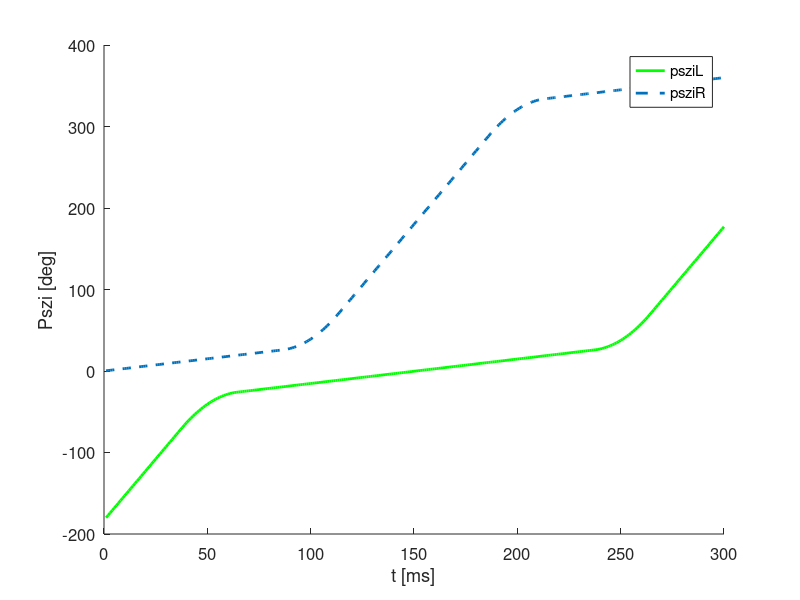
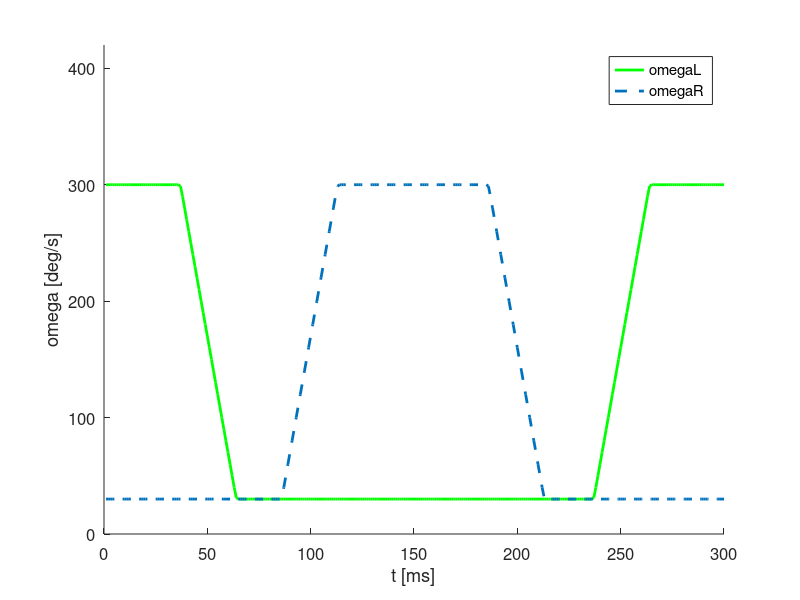
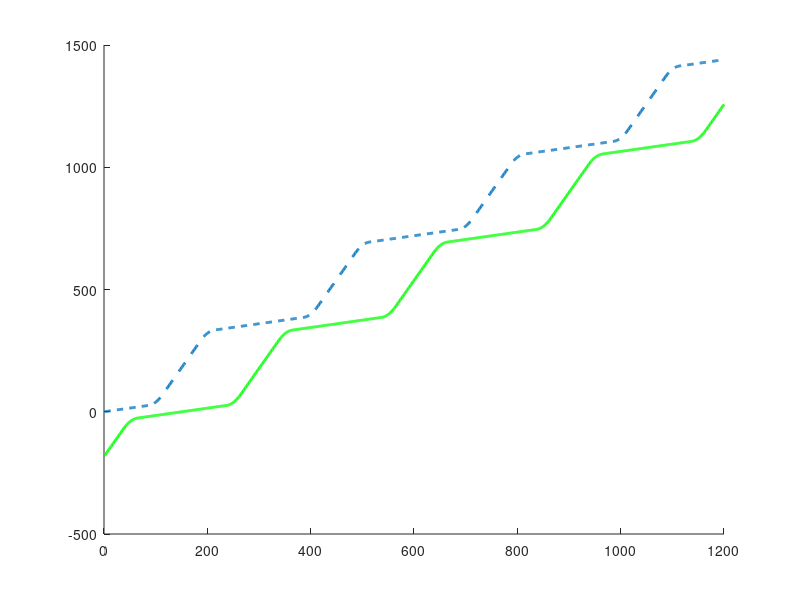

MATLAB code for these plots, in order:
close all
RES = 100;
% tp    = 2.0;   %[ms] peridus hossza
% ts    = tp/3; %[ms] stance hossza
% psziS = 5;     %[deg] stance szoge

% tp    = 1.0;   %[ms] peridus hossza
% ts    = tp/3; %[ms] stance hossza
% % psziS = 5;     %[deg] stance szoge
% a = 2000; %[deg/s^2]

% tp=1.5;
% ts = 40*tp/100; %[ms] stance hossza
% psziS = 5;
% a = 2000; %[deg/s^2]

% tp=1.5;
% ts = 55*tp/100; %[ms] stance hossza
% psziS = 30;
% a = 2000; %[deg/s^2]

% tp = 1.221;
% ts = 43.97/100*tp;
% psziS =1;
% a = 2737;
% K = 1102.3;

% tp = 1.597;
% ts = 0.45*tp;
% psziS = 0.116;
% a = 5.3376e+03;
% K = 580.8064;

% tp = 1.5845;
% ts = 0.4419*tp;
% psziS = 0.1000;
% a = 4.4428e+03;
% K = 605.9639;

tp =3;
ts = 2/3*tp;
psziS = 60;
a = 1000;
K = 1000;

time  = 1/RES:1/RES:tp; %[ms] ido
t = 1/RES:1/RES:tp;
tf = tp-ts;

wS = psziS/ts; % [deg/ms]stance-ben a szogsebesseg
wF = (360-psziS)/(tp-ts); % [deg/ms]Flight-ban a szogsebesseg
% wS = -a*(ts-sqrt(ts^2+2*psziS/a)); % kezdoseb + gyorsulas
% wF = a*(tf-sqrt(tf^2-2*(360-psziS)/a)); %kezdoseb - gyorsulas

% wS = a/3*(ts+sqrt(ts^2+6*psziS/a)); % kezdoseb + gyorsulas
% wF = a*(tf-sqrt(tf^2-2*(360-psziS)/a)); %kezdoseb - gyorsulas
% 
% wS = a*(-ts+sqrt(ts^2+2*psziS/a)); % kezdoseb + gyorsulas
% wF = a*(tf-sqrt(tf^2-2*(360-psziS)/a)); %kezdoseb - gyorsulas


tInPer = mod(time, tp);

psziL = zeros(1,tp);
dpsziL = zeros(1,tp);
psziR = zeros(1,tp);
dpsziR = zeros(1,tp);

tl1 = (tp-ts)/2 - (wF-wS)/a/2;
tl2 = (tp-ts)/2 + (wF-wS)/a/2;
tl3 = (tp+ts)/2 - (wF-wS)/a/2;
tl4 = (tp+ts)/2 + (wF-wS)/a/2;
tl5 = tp;

p_tl1 = tl1 * wF;
p_tl2 = p_tl1 + (tl2-tl1)*wF - a*(tl2-tl1)^2/2;
p_tl3 = p_tl2 + (tl3-tl2)*wS;
p_tl4 = p_tl3 + (tl4-tl3)*wS + a*(tl4-tl3)^2/2;
p_tl5 = p_tl4 + (tl5-tl4)*wF;

tr1 = ts/2 - (wF-wS)/a/2;
tr2 = ts/2 + (wF-wS)/a/2;
tr3 = tp-ts/2 - (wF-wS)/a/2;
tr4 = tp-ts/2 + (wF-wS)/a/2;
tr5 = tp;
 
p_tr1 = tr1 * wS;
p_tr2 = p_tr1 + (tr2-tr1)*wS + a*(tr2-tr1)^2/2;
p_tr3 = p_tr2 + (tr3-tr2)*wF;
p_tr4 = p_tr3 + (tr4-tr3)*wF - a*(tr4-tr3)^2/2;
p_tr5 = p_tr4 + (tr5-tr4)*wS;


for i=1:tp*RES
   if tInPer(i) < tl1 % flight and omega = const
       psziL(i) = tInPer(i)*wF;
   elseif tInPer(i) < tl2 % flight and deceleration
       psziL(i) = wF*(tInPer(i)-tl1) - (tInPer(i)-tl1)^2*a/2 + p_tl1;
   elseif tInPer(i) < tl3   % stance
       psziL(i) = (tInPer(i)-tl2)*wS + p_tl2;
   elseif tInPer(i) < tl4   % stance and acceleration
       psziL(i) = wS*(tInPer(i)-tl3) + (tInPer(i)-tl3)^2*a/2 + p_tl3;
   else                 % flight
       psziL(i) = wF*(tInPer(i)-tl4) + p_tl4;
   end
   
   if tInPer(i) < tr1 % stance and omega = const
       psziR(i) = tInPer(i)*wS;
   elseif tInPer(i) < tr2 % stance and acceleration
       psziR(i) = wS*(tInPer(i)-tr1) + (tInPer(i)-tr1)^2*a/2 + p_tr1;
   elseif tInPer(i) < tr3   % flight
       psziR(i) = wF*(tInPer(i)-tr2) + p_tr2;
   elseif tInPer(i) < tr4   % flight and deceleration
       psziR(i) = wF*(tInPer(i)-tr3) - (tInPer(i)-tr3)^2*a/2 + p_tr3;
   else                 % stance and omega = const
       psziR(i) = wS*(tInPer(i)-tr4) + p_tr4;
   end
         
end
% psziR = psziR/max(psziR)*360;
% for i = 1 : length(psziR)
%    if 179 < psziR(i)
%        psziR(i) = psziR(i) - 360;
%    end
% end
psziR(end) = psziR(end-1)+psziR(end-1)-psziR(end-2);
psziL(end) = psziL(end-1)+psziL(end-1)-psziL(end-2);

% psziL = psziL/max(psziL)*360;
psziL = psziL - 180;
% psziR = psziR/max(psziR)*180;
psziL = [-180 psziL];
psziL(end) = [];
% ksziL(length(ksziL)-10:end)=200;

hold on;
plot(psziL,'g','Linewidth',2);
plot(psziR,'--','Linewidth',2);
% plot(psziR,'g')
legend('psziL','psziR');
set(gca,'fontsize',12)
xlabel('t [ms]')
ylabel('Pszi [deg]')

dpsziL = RES*[(psziL(2:end)-psziL(1:end-1)) (psziL(end)-psziL(end-1))];
dpsziR = RES*[(psziR(2:end)-psziR(1:end-1)) (psziR(end)-psziR(end-1))];

% for i=1:length(dpsziR)
%    if (dpsziR(i)) < -100
%        dpsziR(i) = dpsziR(i+1);
%    end
% end


figure(2);
hold on;
% plot(dpsziL1v2);
plot(dpsziL,'g','Linewidth',2);
plot(dpsziR,'--','Linewidth',2);
legend('omegaL','omegaR');
set(gca,'fontsize',12)
xlabel('t [ms]')
ylabel('omega [deg/s]')

axis([0 length(dpsziL) 0 1.4*max(dpsziL)]);

t = [t tp+t 2*tp+t 3*tp+t];
psziL=[psziL 360+psziL 720+psziL 1080+psziL];
psziR=[psziR 360+psziR 720+psziR 1080+psziR];
dpsziL = [dpsziL dpsziL dpsziL];
dpsziR = [dpsziR dpsziR dpsziR];

figure(4);
hold on;
plot(psziL,'g','Linewidth',2);
plot(psziR,'--','Linewidth',2);

close all

